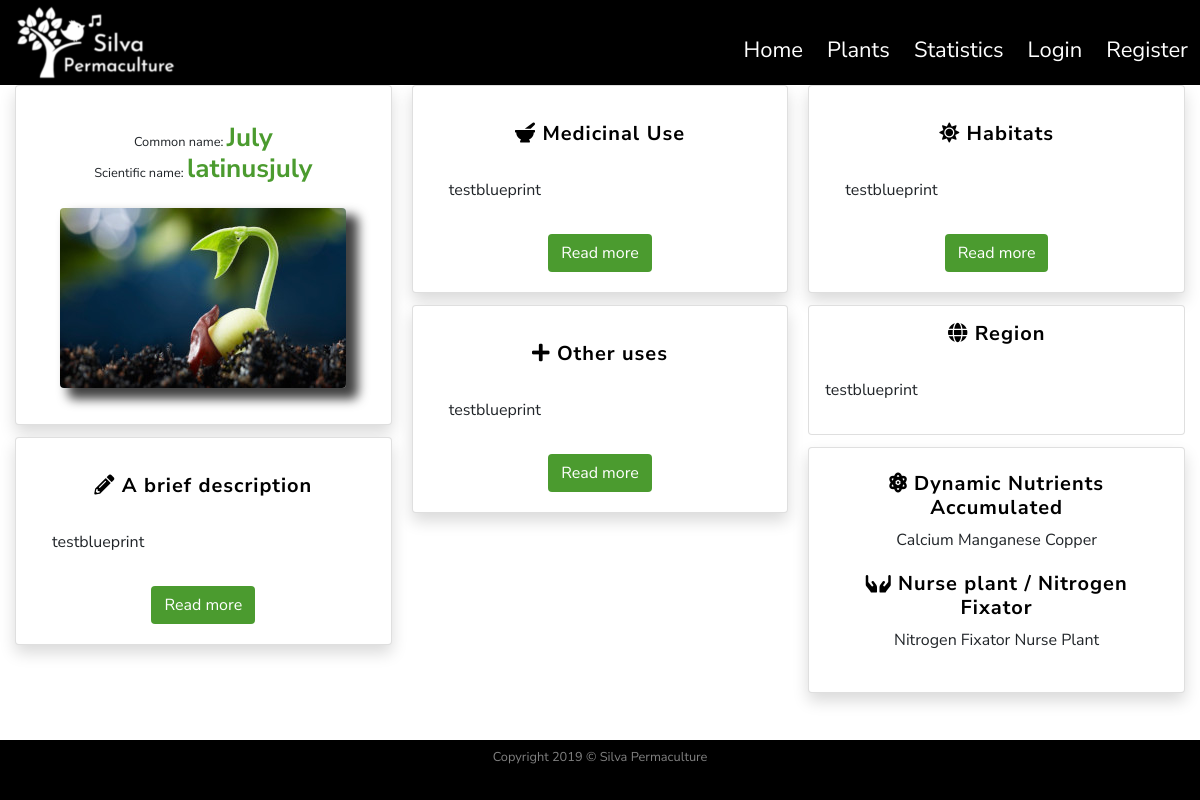
/plants/14, run on the app's committed database.
### silvapermaculture/models.py (models this page shows, shortened)
class SearchitMixin(object):
    @classmethod
    def search(cls, expression, page, per_page):
        ids, total = search_index(cls.__tablename__, expression, page, per_page)
        if total == 0:
            return cls.query.filter_by(id=0), 0
        when = []
        for i in range(len(ids)):
            when.append((ids[i],i))
        return cls.query.filter(cls.id.in_(ids)).order_by(
            db.case(when, value=cls.id)), total

class Plants(SearchitMixin, db.Model):
    __searchit__ = ['common_name', 'botanical_name', 'medicinal', 'region']
    id = db.Column(db.Integer, primary_key=True)
    common_name = db.Column(db.String(40), nullable=False)
    botanical_name = db.Column(db.String(80), unique=True, nullable=False)
    short_description = db.Column(db.Text, nullable=False)
    medicinal = db.Column(db.Text, nullable=False)
    other_uses = db.Column(db.Text, nullable=False)
    habitats = db.Column(db.Text, nullable=False)
    region = db.Column(db.Text, nullable=False)
    image_file = db.Column(db.String(20), default='default_plant_pic.jpg')
    date_added = db.Column(db.DateTime, nullable=False, default=datetime.utcnow)
    user_id = db.Column(db.Integer, db.ForeignKey('user.id'), nullable=False)
    dna = db.relationship('DNA', secondary = plants_dna_table)  # Dynamic_Nutrient_Accumulated
    nfn = db.relationship('NFN', secondary = plants_nfn_table)  # Nitrogen_Fixers_Nursing

class DNA(SearchitMixin, db.Model):
    __searchit__ = ['element']
    id = db.Column(db.Integer, primary_key=True)
    element = db.Column(db.String(15))
    def __repr__(self):
        return '{}'.format(self.element)

class NFN(SearchitMixin, db.Model):
    __searchit__ = ['plant_extra']
    id = db.Column(db.Integer, primary_key=True)
    plant_extra = db.Column(db.String(40))
    def __repr__(self):
        return '{}'.format(self.plant_extra)

### silvapermaculture/plants/routes.py (the view)
@plants.route("/plants/<int:plant_id>")
def plant(plant_id):
    plant = Plants.query.get_or_404(plant_id)
    return render_template('plant.html', title=plant.common_name, plant=plant)

### silvapermaculture/templates/plant.html (shortened to what this page needs)
{% extends "layout.html" %}
    {% block content %}
        <div class="row">
            <div class="col-12">
                <div class="card-columns">
           <div class="card shadow text-center">
            <div class="card-body">
              <h1 class="my-2 py-2 text-center small">Common name: <span class="titles">{{ plant.common_name }}</span><br/>
                Scientific name: <span class="titles">{{ plant.botanical_name }} </span></h1>
              <img class="img-fluid rounded my-3 d-block mx-auto" id="plantShadow" src="{{ url_for('static', filename='img/plants/' + plant.image_file) }}"  alt="Default plant image"/>
            </div>
          </div>
          <div class="card shadow text-center">
            <div class="card-body">
              <h3 class="my-3 infoPlantHeadings"><i class="fas fa-pencil-alt"></i> A brief description </h3>
              <p class="text-justify p-3">{{ plant.short_description|truncate(100, true, "...") }}</p>
                    <button type="button" class="btn btn-readmore" data-toggle="modal" data-target="#briefDescription">
                      Read more
                    </button>
            </div>
          </div>
          <div class="card shadow text-center">
                <div class="card-body">
                    <h3 class="my-3 infoPlantHeadings"><i class="fas fa-mortar-pestle"></i> Medicinal Use</h3>
                    <p class="text-justify p-3">{{ plant.medicinal|truncate(100, true, "...") }}</p>
                    <button type="button" class="btn btn-readmore" data-toggle="modal" data-target="#Medicinal">
                      Read more
                    </button>
                </div>
          </div>
          <div class="card shadow text-center">
            <div class="card-body">
              <h3 class="my-3 infoPlantHeadings"><i class="fas fa-plus"></i> Other uses</h3>
              <p class="text-justify p-3">{{ plant.other_uses|truncate(100, true, "...") }}</p>
                    <button type="button" class="btn btn-readmore" data-toggle="modal" data-target="#otherUses">
                      Read more
                    </button>
            </div>
          </div>
          <div class="card shadow text-center">
            <div class="card-body">
              <h3 class="my-3 infoPlantHeadings"><i class="fas fa-sun"></i> Habitats</h3>
              <p class="text-justify p-3">{{ plant.habitats|truncate(100, true, "...") }}</p>
                    <button type="button" class="btn btn-readmore" data-toggle="modal" data-target="#Habitats">
                      Read more
                    </button>
            </div>
          </div>
          <div class="card text-center">
            <h3 class="my-3 infoPlantHeadings"><i class="fas fa-globe"></i> Region</h3>
             <p class="text-justify p-3">{{ plant.region }}</p>
          </div>
          <div class="card shadow text-center">
            <div class="card-body">
              <h3 class="my-1 infoPlantHeadings"><i class="fas fa-atom"></i> Dynamic Nutrients Accumulated</h3>
                    <p class="text-center p-1">
                        {% for element in plant.dna %}
                        {{ element }}
                        {% endfor %}
                    </p>
              <h3 class="my-1 infoPlantHeadings"><i class="fas fa-hands"></i> Nurse plant / Nitrogen Fixator</h3>
                    <p class="text-center p-1">
                        {% for extra in plant.nfn %}
                        {{ extra }}
                        {% endfor %}
                    </p>
            </div>
          </div>
        </div>
            </div>
        </div>
        <div class="row">
            <div class="col-12">
                <div class="my-2 p-2">
                </div>
            </div>
        </div>
    {% endblock content %} #Jinja2 allows to put the name of the block here so to know which block is closing if we have multiple.

### silvapermaculture/static/css/style.css (style rules this page uses)
html, body { height: 100% }
body { font-family: 'Nunito Sans', sans-serif; font-size: 16px; display: flex; flex-direction: column; }
.titles { color: #4B9B2F; font-size:26px; font-weight: bold }
.btn-readmore, .btn-search { background-color: #4B9B2F; color:white; transition: all .6s }
#plantShadow { -webkit-box-shadow: 10px 9px 11px 2px rgba(0,0,0,0.75); -moz-box-shadow: 10px 9px 11px 2px rgba(0,0,0,0.75); box-shadow: 10px 9px 11px 2px rgba(0,0,0,0.75); }
.infoPlantHeadings { font-size: 20px; letter-spacing: 1px; font-weight: bold; color: black }
@media (min-width: 34em) { .card-columns { -webkit-column-count: 2; -moz-column-count: 2; column-count: 2; } }
@media (min-width: 48em) { .card-columns { -webkit-column-count: 2; -moz-column-count: 2; column-count: 2; } }
@media (min-width: 62em) { .card-columns { -webkit-column-count: 3; -moz-column-count: 3; column-count: 3; } }
@media (min-width: 75em) { .card-columns { -webkit-column-count: 3; -moz-column-count: 3; column-count: 3; } }

### data on the page
Plants: common_name "July", botanical_name "latinusjuly", image_file (placeholder picture), short_description "testblueprint", medicinal "testblueprint", other_uses "testblueprint", habitats "testblueprint", region "testblueprint"
DNA: element "Calcium"
DNA: element "Manganese"
DNA: element "Copper"
NFN: plant_extra "Nitrogen Fixator"
NFN: plant_extra "Nurse Plant"
